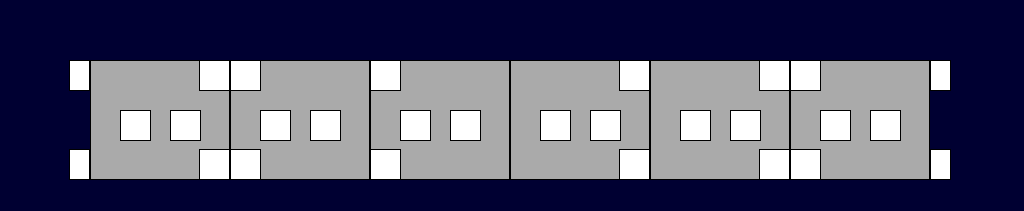
<?xml version="1.0" encoding="UTF-8"?>
<ui version="4.0">
 <class>VehicleFireWarningPage</class>
 <widget class="QWidget" name="VehicleFireWarningPage">
  <property name="geometry">
   <rect>
    <x>0</x>
    <y>0</y>
    <width>1024</width>
    <height>211</height>
   </rect>
  </property>
  <property name="windowTitle">
   <string>Form</string>
  </property>
  <property name="styleSheet">
   <string notr="true">QWidget
{
	background-color: rgb(0,0,50);
}
QLabel
{

font:24px,&quot;微软雅黑&quot;;
border:1px solid black;
}</string>
  </property>
  <widget class="QLabel" name="LBLMP1">
   <property name="geometry">
    <rect>
     <x>230</x>
     <y>60</y>
     <width>140</width>
     <height>120</height>
    </rect>
   </property>
   <property name="styleSheet">
    <string notr="true">background-color:rgb(170,170,170);</string>
   </property>
   <property name="text">
    <string/>
   </property>
  </widget>
  <widget class="QLabel" name="LBLM1">
   <property name="geometry">
    <rect>
     <x>370</x>
     <y>60</y>
     <width>140</width>
     <height>120</height>
    </rect>
   </property>
   <property name="styleSheet">
    <string notr="true">background-color:rgb(170,170,170);</string>
   </property>
   <property name="text">
    <string/>
   </property>
  </widget>
  <widget class="QLabel" name="LBLM2">
   <property name="geometry">
    <rect>
     <x>510</x>
     <y>60</y>
     <width>140</width>
     <height>120</height>
    </rect>
   </property>
   <property name="styleSheet">
    <string notr="true">background-color:rgb(170,170,170);</string>
   </property>
   <property name="text">
    <string/>
   </property>
  </widget>
  <widget class="QLabel" name="LBLTC2">
   <property name="geometry">
    <rect>
     <x>790</x>
     <y>60</y>
     <width>140</width>
     <height>120</height>
    </rect>
   </property>
   <property name="styleSheet">
    <string notr="true">background-color:rgb(170,170,170);</string>
   </property>
   <property name="text">
    <string/>
   </property>
  </widget>
  <widget class="QLabel" name="LBLTC1">
   <property name="geometry">
    <rect>
     <x>90</x>
     <y>60</y>
     <width>140</width>
     <height>120</height>
    </rect>
   </property>
   <property name="styleSheet">
    <string notr="true">background-color:rgb(170,170,170);</string>
   </property>
   <property name="text">
    <string/>
   </property>
  </widget>
  <widget class="QLabel" name="LBLMP2">
   <property name="geometry">
    <rect>
     <x>650</x>
     <y>60</y>
     <width>140</width>
     <height>120</height>
    </rect>
   </property>
   <property name="styleSheet">
    <string notr="true">background-color:rgb(170,170,170);</string>
   </property>
   <property name="text">
    <string/>
   </property>
  </widget>
  <widget class="QLabel" name="lbl_fireWarning1_1">
   <property name="geometry">
    <rect>
     <x>120</x>
     <y>110</y>
     <width>31</width>
     <height>31</height>
    </rect>
   </property>
   <property name="styleSheet">
    <string notr="true">background-color: rgb(255, 255, 255);</string>
   </property>
   <property name="text">
    <string/>
   </property>
  </widget>
  <widget class="QLabel" name="lbl_fireWarning1_2">
   <property name="geometry">
    <rect>
     <x>170</x>
     <y>110</y>
     <width>31</width>
     <height>31</height>
    </rect>
   </property>
   <property name="styleSheet">
    <string notr="true">background-color: rgb(255, 255, 255);</string>
   </property>
   <property name="text">
    <string/>
   </property>
  </widget>
  <widget class="QLabel" name="lbl_fireWarning1_3">
   <property name="geometry">
    <rect>
     <x>199</x>
     <y>60</y>
     <width>31</width>
     <height>31</height>
    </rect>
   </property>
   <property name="styleSheet">
    <string notr="true">background-color: rgb(255, 255, 255);</string>
   </property>
   <property name="text">
    <string/>
   </property>
  </widget>
  <widget class="QLabel" name="lbl_fireWarning1_4">
   <property name="geometry">
    <rect>
     <x>199</x>
     <y>149</y>
     <width>31</width>
     <height>31</height>
    </rect>
   </property>
   <property name="styleSheet">
    <string notr="true">background-color: rgb(255, 255, 255);</string>
   </property>
   <property name="text">
    <string/>
   </property>
  </widget>
  <widget class="QLabel" name="lbl_fireWarning2_3">
   <property name="geometry">
    <rect>
     <x>230</x>
     <y>60</y>
     <width>31</width>
     <height>31</height>
    </rect>
   </property>
   <property name="styleSheet">
    <string notr="true">background-color: rgb(255, 255, 255);</string>
   </property>
   <property name="text">
    <string/>
   </property>
  </widget>
  <widget class="QLabel" name="lbl_fireWarning2_4">
   <property name="geometry">
    <rect>
     <x>230</x>
     <y>149</y>
     <width>31</width>
     <height>31</height>
    </rect>
   </property>
   <property name="styleSheet">
    <string notr="true">background-color: rgb(255, 255, 255);</string>
   </property>
   <property name="text">
    <string/>
   </property>
  </widget>
  <widget class="QLabel" name="lbl_fireWarning_cab1_1">
   <property name="geometry">
    <rect>
     <x>69</x>
     <y>60</y>
     <width>21</width>
     <height>31</height>
    </rect>
   </property>
   <property name="styleSheet">
    <string notr="true">background-color: rgb(255, 255, 255);</string>
   </property>
   <property name="text">
    <string/>
   </property>
  </widget>
  <widget class="QLabel" name="lbl_fireWarning_cab1_2">
   <property name="geometry">
    <rect>
     <x>69</x>
     <y>149</y>
     <width>21</width>
     <height>31</height>
    </rect>
   </property>
   <property name="styleSheet">
    <string notr="true">background-color: rgb(255, 255, 255);</string>
   </property>
   <property name="text">
    <string/>
   </property>
  </widget>
  <widget class="QLabel" name="lbl_fireWarning2_1">
   <property name="geometry">
    <rect>
     <x>260</x>
     <y>110</y>
     <width>31</width>
     <height>31</height>
    </rect>
   </property>
   <property name="styleSheet">
    <string notr="true">background-color: rgb(255, 255, 255);</string>
   </property>
   <property name="text">
    <string/>
   </property>
  </widget>
  <widget class="QLabel" name="lbl_fireWarning2_2">
   <property name="geometry">
    <rect>
     <x>310</x>
     <y>110</y>
     <width>31</width>
     <height>31</height>
    </rect>
   </property>
   <property name="styleSheet">
    <string notr="true">background-color: rgb(255, 255, 255);</string>
   </property>
   <property name="text">
    <string/>
   </property>
  </widget>
  <widget class="QLabel" name="lbl_fireWarning3_1">
   <property name="geometry">
    <rect>
     <x>400</x>
     <y>110</y>
     <width>31</width>
     <height>31</height>
    </rect>
   </property>
   <property name="styleSheet">
    <string notr="true">background-color: rgb(255, 255, 255);</string>
   </property>
   <property name="text">
    <string/>
   </property>
  </widget>
  <widget class="QLabel" name="lbl_fireWarning3_2">
   <property name="geometry">
    <rect>
     <x>450</x>
     <y>110</y>
     <width>31</width>
     <height>31</height>
    </rect>
   </property>
   <property name="styleSheet">
    <string notr="true">background-color: rgb(255, 255, 255);</string>
   </property>
   <property name="text">
    <string/>
   </property>
  </widget>
  <widget class="QLabel" name="lbl_fireWarning3_3">
   <property name="geometry">
    <rect>
     <x>370</x>
     <y>60</y>
     <width>31</width>
     <height>31</height>
    </rect>
   </property>
   <property name="styleSheet">
    <string notr="true">background-color: rgb(255, 255, 255);</string>
   </property>
   <property name="text">
    <string/>
   </property>
  </widget>
  <widget class="QLabel" name="lbl_fireWarning3_4">
   <property name="geometry">
    <rect>
     <x>370</x>
     <y>149</y>
     <width>31</width>
     <height>31</height>
    </rect>
   </property>
   <property name="styleSheet">
    <string notr="true">background-color: rgb(255, 255, 255);</string>
   </property>
   <property name="text">
    <string/>
   </property>
  </widget>
  <widget class="QLabel" name="lbl_fireWarning4_1">
   <property name="geometry">
    <rect>
     <x>540</x>
     <y>110</y>
     <width>31</width>
     <height>31</height>
    </rect>
   </property>
   <property name="styleSheet">
    <string notr="true">background-color: rgb(255, 255, 255);</string>
   </property>
   <property name="text">
    <string/>
   </property>
  </widget>
  <widget class="QLabel" name="lbl_fireWarning4_2">
   <property name="geometry">
    <rect>
     <x>590</x>
     <y>110</y>
     <width>31</width>
     <height>31</height>
    </rect>
   </property>
   <property name="styleSheet">
    <string notr="true">background-color: rgb(255, 255, 255);</string>
   </property>
   <property name="text">
    <string/>
   </property>
  </widget>
  <widget class="QLabel" name="lbl_fireWarning4_3">
   <property name="geometry">
    <rect>
     <x>619</x>
     <y>60</y>
     <width>31</width>
     <height>31</height>
    </rect>
   </property>
   <property name="styleSheet">
    <string notr="true">background-color: rgb(255, 255, 255);</string>
   </property>
   <property name="text">
    <string/>
   </property>
  </widget>
  <widget class="QLabel" name="lbl_fireWarning4_4">
   <property name="geometry">
    <rect>
     <x>619</x>
     <y>149</y>
     <width>31</width>
     <height>31</height>
    </rect>
   </property>
   <property name="styleSheet">
    <string notr="true">background-color: rgb(255, 255, 255);</string>
   </property>
   <property name="text">
    <string/>
   </property>
  </widget>
  <widget class="QLabel" name="lbl_fireWarning5_1">
   <property name="geometry">
    <rect>
     <x>680</x>
     <y>110</y>
     <width>31</width>
     <height>31</height>
    </rect>
   </property>
   <property name="styleSheet">
    <string notr="true">background-color: rgb(255, 255, 255);</string>
   </property>
   <property name="text">
    <string/>
   </property>
  </widget>
  <widget class="QLabel" name="lbl_fireWarning5_2">
   <property name="geometry">
    <rect>
     <x>730</x>
     <y>110</y>
     <width>31</width>
     <height>31</height>
    </rect>
   </property>
   <property name="styleSheet">
    <string notr="true">background-color: rgb(255, 255, 255);</string>
   </property>
   <property name="text">
    <string/>
   </property>
  </widget>
  <widget class="QLabel" name="lbl_fireWarning5_3">
   <property name="geometry">
    <rect>
     <x>759</x>
     <y>60</y>
     <width>31</width>
     <height>31</height>
    </rect>
   </property>
   <property name="styleSheet">
    <string notr="true">background-color: rgb(255, 255, 255);</string>
   </property>
   <property name="text">
    <string/>
   </property>
  </widget>
  <widget class="QLabel" name="lbl_fireWarning5_4">
   <property name="geometry">
    <rect>
     <x>759</x>
     <y>149</y>
     <width>31</width>
     <height>31</height>
    </rect>
   </property>
   <property name="styleSheet">
    <string notr="true">background-color: rgb(255, 255, 255);</string>
   </property>
   <property name="text">
    <string/>
   </property>
  </widget>
  <widget class="QLabel" name="lbl_fireWarning6_3">
   <property name="geometry">
    <rect>
     <x>790</x>
     <y>60</y>
     <width>31</width>
     <height>31</height>
    </rect>
   </property>
   <property name="styleSheet">
    <string notr="true">background-color: rgb(255, 255, 255);</string>
   </property>
   <property name="text">
    <string/>
   </property>
  </widget>
  <widget class="QLabel" name="lbl_fireWarning6_4">
   <property name="geometry">
    <rect>
     <x>790</x>
     <y>149</y>
     <width>31</width>
     <height>31</height>
    </rect>
   </property>
   <property name="styleSheet">
    <string notr="true">background-color: rgb(255, 255, 255);</string>
   </property>
   <property name="text">
    <string/>
   </property>
  </widget>
  <widget class="QLabel" name="lbl_fireWarning6_1">
   <property name="geometry">
    <rect>
     <x>820</x>
     <y>110</y>
     <width>31</width>
     <height>31</height>
    </rect>
   </property>
   <property name="styleSheet">
    <string notr="true">background-color: rgb(255, 255, 255);</string>
   </property>
   <property name="text">
    <string/>
   </property>
  </widget>
  <widget class="QLabel" name="lbl_fireWarning6_2">
   <property name="geometry">
    <rect>
     <x>870</x>
     <y>110</y>
     <width>31</width>
     <height>31</height>
    </rect>
   </property>
   <property name="styleSheet">
    <string notr="true">background-color: rgb(255, 255, 255);</string>
   </property>
   <property name="text">
    <string/>
   </property>
  </widget>
  <widget class="QLabel" name="lbl_fireWarning_cab2_2">
   <property name="geometry">
    <rect>
     <x>930</x>
     <y>60</y>
     <width>21</width>
     <height>31</height>
    </rect>
   </property>
   <property name="styleSheet">
    <string notr="true">background-color: rgb(255, 255, 255);</string>
   </property>
   <property name="text">
    <string/>
   </property>
  </widget>
  <widget class="QLabel" name="lbl_fireWarning_cab2_1">
   <property name="geometry">
    <rect>
     <x>930</x>
     <y>149</y>
     <width>21</width>
     <height>31</height>
    </rect>
   </property>
   <property name="styleSheet">
    <string notr="true">background-color: rgb(255, 255, 255);</string>
   </property>
   <property name="text">
    <string/>
   </property>
  </widget>
 </widget>
 <resources/>
 <connections/>
</ui>
